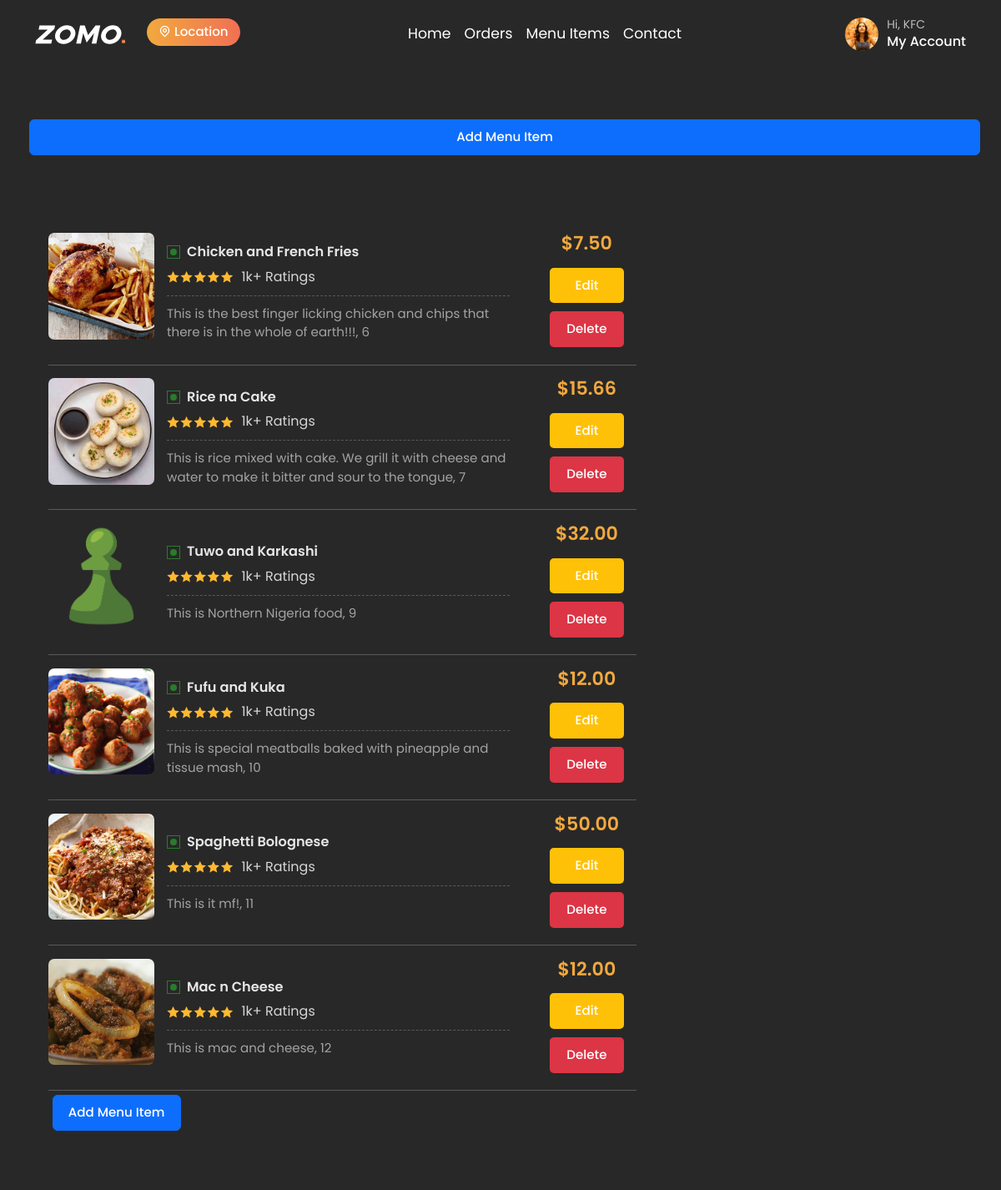
The page /menu-item-list/ (signed in) on the database as committed earlier.
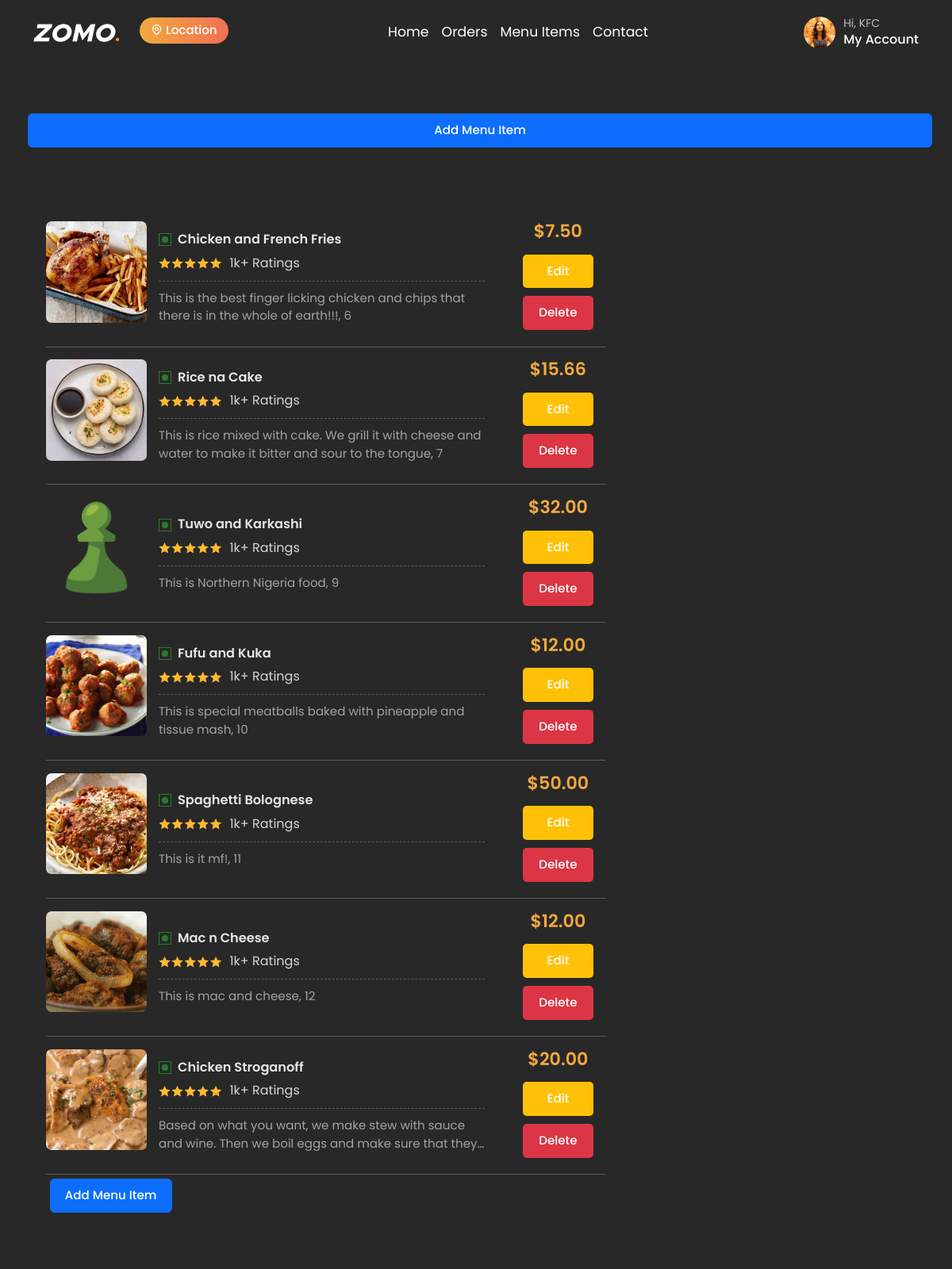
The same page on the database as committed later.
### user/models.py (models this page shows, shortened)
class User(AbstractBaseUser, PermissionsMixin):
    ROLE_CHOICES = [
        ('customer', 'Customer'),
        ('restaurant', 'Restaurant'),
        ('delivery_person', 'Delivery Person'),
    ]
    email = models.EmailField(_('email address'), unique=True)
    first_name = models.CharField(_('first name'), max_length=30, blank=True)
    last_name = models.CharField(_('last name'), max_length=30, blank=True)
    is_active = models.BooleanField(_('active'), default=True)
    is_staff = models.BooleanField(_('staff status'), default=False)
    role = models.CharField(max_length=15, choices=ROLE_CHOICES, default='customer')
    date_joined = models.DateTimeField(_('date joined'), default=timezone.now)
    groups = models.ManyToManyField(Group, related_name='custom_user_set', blank=True)
    user_permissions = models.ManyToManyField(Permission, related_name='custom_user_permissions_set', blank=True)
    objects = UserManager()
    USERNAME_FIELD = 'email'  # Set email as the unique identifier for authentication
    EMAIL_FIELD = 'email'
    REQUIRED_FIELDS = []

### restaurant/models.py (models this page shows, shortened)
class MenuItem(models.Model):
    menu = models.ForeignKey(Menu, on_delete=models.CASCADE, related_name='menu_items')
    name = models.CharField(max_length=100)
    description = models.TextField()
    price = models.DecimalField(max_digits=6, decimal_places=2)
    image = models.ImageField(upload_to='menu_items/')
    is_available = models.BooleanField(default=True)
    category = models.ForeignKey('Category', on_delete=models.SET_NULL, null=True, related_name='menu_items')
    menu_item_id = models.AutoField(primary_key=True)

### restaurant/views.py (the view)
# urls.py: path('menu-item-list/', views.menu_item_list, name='menu-item-list'),
def menu_item_list(request):
    user = request.user
    if user.role == 'restaurant':
        restaurant = Restaurant.objects.get(owner=user)
        menus = Menu.objects.filter(restaurant=restaurant)
        menu_items = MenuItem.objects.filter(menu__in=menus)
        return render(request, 'restaurant/menu-item-list.html', {'menu_items': menu_items})
    else:
        return redirect('home')

### restaurant/templates/restaurant/menu-item-list.html (shortened to what this page needs)
{% extends 'restaurant/base.html' %}
{% block content %}
{% load static %}
<section class="tab-details-section section-b-space">
    <div class="container">
        <div class="category-detail-tab">
            <div class="row g-4">
                <a href="{% url 'add-menu-item' %}" class="btn btn-primary">Add Menu Item</a>
                                <div class="col-lg-8">
                                    <div class="product-box-section section-b-space">
                                        <div data-bs-spy="scroll" data-bs-target="#navbar"data-bs-smooth-scroll="true" class="scrollspy-example-2" tabindex="0">
                                            <div class="product-details-box-list">
                                                <div class="product-details-box-title">
                                                {% for menu_item in menu_items %}
                                                <div id="item-2">
                                                    <div class="product-details-box">
                                                        <div class="product-img">
                                                            <img class="img-fluid img"
                                                                src="{{menu_item.image.url}}" alt="rp1">
                                                        </div>
                                                        <div class="product-content">
                                                            <div class="description d-flex align-items-center justify-content-between">
                                                                <div>
                                                                    <div class="d-flex align-items-center gap-2">
                                                                        <img class="img-fluid"
                                                                            src="{% static 'customer/assets/images/svg/veg.svg' %}" alt="non-veg">
                                                                        <h6 class="product-name">
                                                                            {{menu_item.name}}
                                                                        </h6>
                                                                    </div>
                                                                    <div class="rating-section">
                                                                        <ul class="rating-star">
                                                                            <li>
                                                                                <i class="ri-star-fill star"></i>
                                                                            </li>
                                                                            <li>
                                                                                <i class="ri-star-fill star"></i>
                                                                            </li>
                                                                            <li>
                                                                                <i class="ri-star-fill star"></i>
                                                                            </li>
                                                                            <li>
                                                                                <i class="ri-star-fill star"></i>
                                                                            </li>
                                                                            <li>
                                                                                <i class="ri-star-fill star"></i>
                                                                            </li>
                                                                        </ul>
                                                                        <h6 class="rating-amount">
                                                                            1k+ Ratings
                                                                        </h6>
                                                                    </div>
                                                                    <p>
                                                                        {{menu_item.description}}, {{menu_item.menu_item_id}}
                                                                    </p>
                                                                </div>
                                                                <div class="product-box-price">
                                                                    <h2 class="theme-color fw-semibold">
                                                                         ${{menu_item.price}} {% comment %}<span>/ <del>$60</del></span> {% endcomment %}
                                                                    </h2>
                                                                    <div class="form-group">
                                                                        <div class="col-sm-offset-2 col-sm-10 omo">
                                                                            <button type="button" class="btn edit-btn" data-item-id="{{ menu_item.menu_item_id }}" onclick="editMenuItem(this)">Edit</button>
                                                                            <button type="button" class="btn delete-btn" data-item-id="{{ menu_item.menu_item_id }}" onclick="deleteMenuItem(this)">Delete</button>
                                                                        </div>
                                                                        </div>
                                                                </div>
                                                            </div>
                                                        </div>
                                                    </div>
                                                {% endfor %}
                                            </div>
                                            </div>
                                            <a href="{% url 'add-menu-item' %}" class="btn btn-primary">Add Menu Item</a>
                                        </div>
                                    </div>
                                </div>
                            </section>
                        {% endblock %}

### restaurant/templates/restaurant/base.html (shortened to what this page needs)
{% load static %}
<!DOCTYPE html>
<html lang="en">
    <head>
        <link rel="stylesheet" type="text/css" id="rtl-link" href="{% static 'customer/assets/css/vendors/bootstrap.css' %}">
        <link rel="stylesheet" type="text/css" href="{% static 'customer/assets/css/vendors/swiper-bundle.min.css' %}">
        <link rel="stylesheet" type="text/css" href="{% static 'customer/assets/css/fancybox.css' %}">
        <link rel="stylesheet" type="text/css" href="{% static 'customer/assets/css/vendors/remixicon.css' %}">
        <link rel="stylesheet" href="https://cdnjs.cloudflare.com/ajax/libs/font-awesome/6.0.0-beta3/css/all.min.css">
        <link rel="stylesheet" id="change-link" type="text/css" href="{% static 'customer/assets/css/style.css' %}">
    </head>
    <body class="position-relative white-bg dark">
    <header>
        <div class="container">
            <nav class="navbar navbar-expand-lg p-0">
                <a href="{% url 'home' %}">
                    <img class="img-fluid logo" src="{% static 'customer/assets/images/svg/logo.svg' %}" alt="logo">
                </a>
                <a target="_blank" href="#!" data-bs-toggle="modal" data-bs-target="#location"
                    class="btn btn-sm theme-btn location-btn mt-0 ms-3 d-flex align-content-center gap-1">
                    <i class="ri-map-pin-line"></i> Location
                </a>
                <div class="nav-option order-md-2">
                    <div class="profile-part dropdown-button order-md-2">
                        <img class="img-fluid profile-pic" src="{% static 'customer/assets/images/icons/p5.png' %}" alt="profile">
                        <div>
                            {% if user.is_authenticated %}
                                <h6 class="fw-normal">Hi, {{ user.first_name }}</h6>
                                <h5 class="fw-medium">My Account</h5>
                            {% else %}
                                <h6 class="fw-normal">Hi, Visitor</h6>
                                <h5 class="fw-medium">My Account</h5>
                                {% endif %}
                        </div>
                    </div>
                </div>
                <div class="offcanvas offcanvas-end" tabindex="-1" id="offcanvasNavbar">
                    <div class="offcanvas-body">
                        <ul class="navbar-nav justify-content-center flex-grow-1">
                            <li class="nav-item">
                                <a class="nav-link" href="{% url 'home' %}">Home</a>
                            </li>
                            <li class="nav-item">
                                <a class="nav-link" href="{% url 'order-list' %}">Orders</a>
                            </li>
                            <li class="nav-item">
                                <a class="nav-link" href="{% url 'menu-item-list' %}">Menu Items</a>
                            </li>
                            <li class="nav-item">
                                <a class="nav-link" href="{% url 'contact' %}">Contact</a>
                            </li>
                        </ul>
                    </div>
                </div>
            </nav>
        </div>
    </header>
    <br>
    <br>
    <br>
    <br>
    <br>
        {% block content %}
        {% endblock %}
</body>
</html>

### customer/static/customer/assets/css/fancybox.css (style rules this page uses)
:root { --f-spinner-width: 36px;--f-spinner-height: 36px;--f-spinner-color-1: rgba(0, 0, 0, 0.1);--f-spinner-color-2: rgba(17, 24, 28, 0.8);--f-spinner-stroke: 2.75 }
:root { --f-button-width: 40px;--f-button-height: 40px;--f-button-border: 0;--f-button-border-radius: 0;--f-button-color: #374151;--f-button-bg: #f8f8f8;--f-button-hover-bg: #e0e0e0;--f-button-active-bg: #d0d0d0;--f-button-shadow: none;--f-button-transition: all 0.15s ease;--f-button-transform: none;--f-button-svg-width: 20px;--f-button-svg-height: 20px;--f-button-svg-stroke-width: 1.5;--f-button-svg-fill: none;--f-button-svg-filter: none;--f-button-svg-disabled-opacity: 0.65 }

### restaurant/templates/restaurant/menu-item-list.html (style rules this page uses)
.edit-btn { background-color: #ffc107; color: #fff; border: none; padding: 10px 20px; border-radius: 5px; cursor: pointer; }
.delete-btn { background-color: #dc3545; color: #fff; border: none; padding: 10px 20px; border-radius: 5px; cursor: pointer; }
.omo { margin-bottom: 0; display: flex; justify-content: center; flex-wrap: wrap; display: flex; flex-direction: column; padding: 0 10px; margin-top: 10px; }
.btn { margin: 5px; }

Rows that differ between the two databases and show on the page:
added MenuItem: image (picture), name "Chicken Stroganoff", description "Based on what you want, we make stew with sauce and wine. Then we boil eggs and make sure that…", price "20.00"
